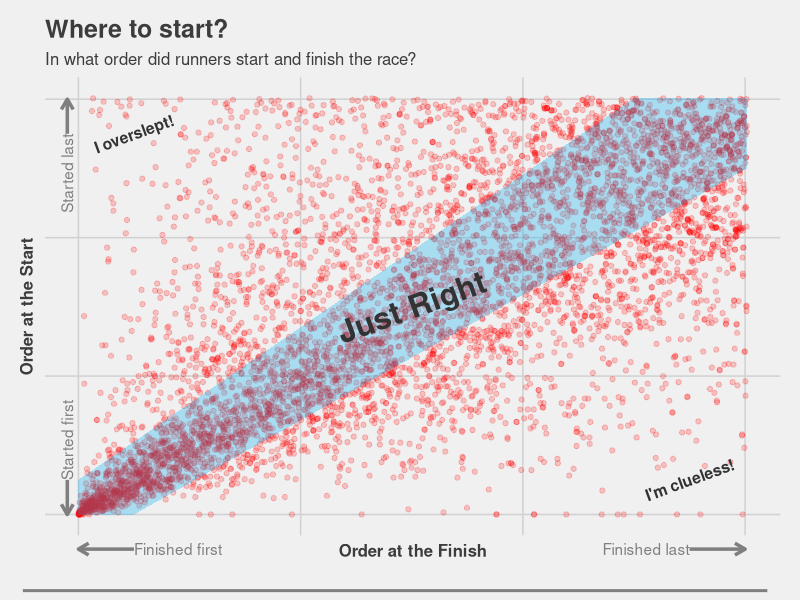
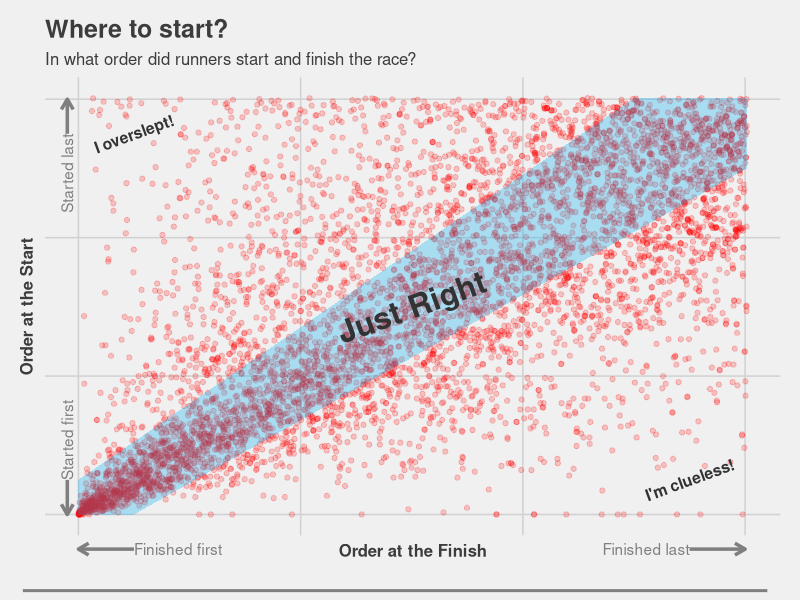

Write the R code that produced these figures, in order.
library(tidyverse)
library(ggthemes)
library(scales)


#read in the race results, taken from http://www.mychiptime.com/searchevent.php?id=11569
race <- read_csv("Half Marathon Ordering/Race Results.csv", col_types = "dddccdc") %>% 
  #get an approximate starting order based on the difference between chip time and gun time
  mutate(Start_Order = rank(Gun - Chip, ties.method = "min"),
         Finish_Order = rank(Chip, ties.method = "min"))


#plot start order vs finish order
race %>% 
  ggplot(aes(Finish_Order, Start_Order)) + 
  geom_point(alpha = 0.2, color = "red") + 
  
  #highlight and label some areas on the plot based on start vs finish
  annotate("polygon", x = c(0, 500, 6016, 6016, 5000, 0), y = c(0, 0, 5000, 6016, 6016, 500), 
           fill = hue_pal()(5)[4], alpha = 0.3, size = 1)+
  annotate("text", x = c(3000, 500, 5500), y = c(3000, 5500, 500),
           label = c("Just Right", "I overslept!", "I'm clueless!"), color = "grey20",
           angle = 20, fontface = "bold", size = c(8, 4, 4)) +
  
  #add arrows to assist with axis interpretation
  annotate("segment", x = 0, xend = 500, y = -500, yend = -500, 
           arrow = arrow(end = "first", length = unit(0.3, "cm")), color = "grey50", size = 1.2)+
  annotate("text", x = 500, y = -500, label = "Finished first", color = "grey50", hjust = 0)+
  annotate("segment", x = 5500, xend = 6000, y = -500, yend = -500, 
           arrow = arrow(end = "last", length = unit(0.3, "cm")), color = "grey50", size = 1.2)+
  annotate("text", x = 5500, y = -500, label = "Finished last", color = "grey50", hjust = 1)+
  annotate("segment", x = -100, xend = -100, y = 0, yend = 500, 
           arrow = arrow(end = "first", length = unit(0.3, "cm")), color = "grey50", size = 1.2)+
  annotate("text", x = -100, y = 500, label = "Started first", color = "grey50", hjust = 0, angle = 90)+
  annotate("segment", x = -100, xend = -100, y = 5500, yend = 6000, 
           arrow = arrow(end = "last", length = unit(0.3, "cm")), color = "grey50", size = 1.2)+
  annotate("text", x = -100, y = 5500, label = "Started last", color = "grey50", hjust = 1, angle = 90)+
  
  #make some general changes to the theme to make everything look nice
  theme_fivethirtyeight() + 
  theme(axis.title = element_text(face = "bold", size = 12),
        axis.text = element_blank(),
        legend.position = "right",
        plot.margin = unit(c(0.5, 0.5, 1, 0.5), "cm")) + 
  labs(title = "Where to start?",
       subtitle = "In what order did runners start and finish the race?",
       x = "Order at the Finish",
       y = "Order at the Start") + 
  #manually assign the limits so that we can add another annotation at the bottom
  coord_cartesian(xlim = c(0,6016), ylim = c(0,6016), clip = "off") + 
  annotate("segment", x = -500, xend = 6200, y = -1100, yend = -1100, color = "gray50", size = 1)+
  #cite the source
  annotate("text", x = 6200, y = -1400, 
           label = "Source : Austin 3M Half Marathon 2019 Results",
           hjust = 1, color = "grey50", fontface = "bold", size = 3) + 
  annotate("text", x = -500, y = -1400, 
           label = "github.com/Jordo82/PictureThis",
           hjust = 0, color = "grey50", fontface = "bold", size = 3)


#output plot as png
ggsave("Half Marathon Ordering/Race_Ordering.png", width = 8, height = 4.5, dpi = 600)
